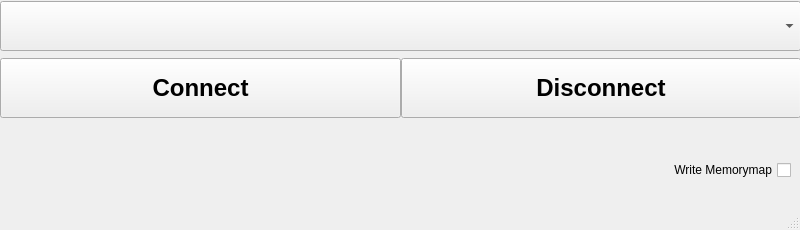
<?xml version="1.0" encoding="UTF-8"?>
<ui version="4.0">
 <class>MainWindow</class>
 <widget class="QMainWindow" name="MainWindow">
  <property name="geometry">
   <rect>
    <x>0</x>
    <y>0</y>
    <width>800</width>
    <height>230</height>
   </rect>
  </property>
  <property name="sizePolicy">
   <sizepolicy hsizetype="Fixed" vsizetype="Fixed">
    <horstretch>0</horstretch>
    <verstretch>0</verstretch>
   </sizepolicy>
  </property>
  <property name="minimumSize">
   <size>
    <width>800</width>
    <height>230</height>
   </size>
  </property>
  <property name="maximumSize">
   <size>
    <width>800</width>
    <height>230</height>
   </size>
  </property>
  <property name="windowTitle">
   <string>MainWindow</string>
  </property>
  <widget class="QWidget" name="centralwidget">
   <widget class="QWidget" name="gridLayoutWidget">
    <property name="geometry">
     <rect>
      <x>0</x>
      <y>0</y>
      <width>801</width>
      <height>121</height>
     </rect>
    </property>
    <layout class="QGridLayout" name="gridLayout">
     <item row="0" column="0">
      <widget class="QComboBox" name="yawVRDeviceCombo">
       <property name="minimumSize">
        <size>
         <width>400</width>
         <height>50</height>
        </size>
       </property>
      </widget>
     </item>
     <item row="1" column="0">
      <layout class="QHBoxLayout" name="horizontalLayout">
       <property name="spacing">
        <number>0</number>
       </property>
       <property name="sizeConstraint">
        <enum>QLayout::SetDefaultConstraint</enum>
       </property>
       <item>
        <widget class="QPushButton" name="cnctButton">
         <property name="minimumSize">
          <size>
           <width>200</width>
           <height>60</height>
          </size>
         </property>
         <property name="font">
          <font>
           <pointsize>18</pointsize>
           <weight>75</weight>
           <bold>true</bold>
          </font>
         </property>
         <property name="text">
          <string>Connect</string>
         </property>
        </widget>
       </item>
       <item>
        <widget class="QPushButton" name="discnctButton">
         <property name="minimumSize">
          <size>
           <width>200</width>
           <height>60</height>
          </size>
         </property>
         <property name="font">
          <font>
           <pointsize>18</pointsize>
           <weight>75</weight>
           <bold>true</bold>
          </font>
         </property>
         <property name="text">
          <string>Disconnect</string>
         </property>
        </widget>
       </item>
      </layout>
     </item>
    </layout>
   </widget>
   <widget class="QCheckBox" name="mmfBox">
    <property name="geometry">
     <rect>
      <x>530</x>
      <y>160</y>
      <width>261</width>
      <height>20</height>
     </rect>
    </property>
    <property name="layoutDirection">
     <enum>Qt::RightToLeft</enum>
    </property>
    <property name="text">
     <string>Write Memorymap</string>
    </property>
    <property name="tristate">
     <bool>false</bool>
    </property>
   </widget>
  </widget>
  <widget class="QMenuBar" name="menubar">
   <property name="geometry">
    <rect>
     <x>0</x>
     <y>0</y>
     <width>800</width>
     <height>21</height>
    </rect>
   </property>
  </widget>
  <widget class="QStatusBar" name="statusbar"/>
 </widget>
 <resources/>
 <connections/>
</ui>
